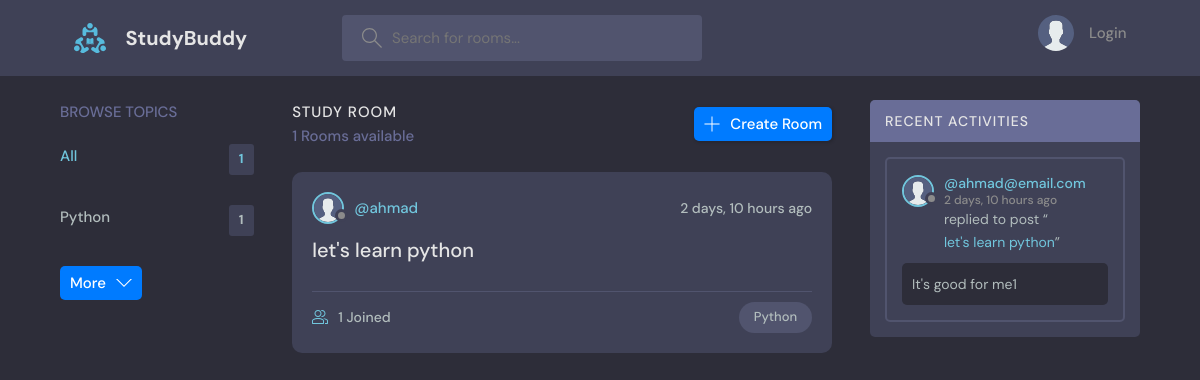
The page / on the database its author committed.
### base/models.py (models this page shows, shortened)
class Topic(models.Model):
    name = models.CharField(max_length=200)

class Room(models.Model):
    host = models.ForeignKey(User, on_delete=models.SET_NULL, null=True)
    topic = models.ForeignKey(Topic, on_delete=models.SET_NULL, null=True)
    name = models.CharField(max_length=200)
    description = models.TextField(null=True, blank=True)
    participants = models.ManyToManyField(User, related_name='participants', blank=True)
    updated = models.DateTimeField(auto_now=True)
    created = models.DateTimeField(auto_now_add=True)
    class Meta:
        ordering = ['-updated', '-created']
    def __str__(self):
        return self.name

class User(AbstractUser):
    name = models.CharField(max_length=200, null=True)
    email = models.EmailField(unique=True, null=True)
    bio = models.TextField(null=True)
    avatar = models.ImageField(null=True, default="avatar.svg")
    USERNAME_FIELD = 'email'
    REQUIRED_FIELDS = []

class Message(models.Model):
    user = models.ForeignKey(User, on_delete=models.CASCADE)
    room = models.ForeignKey(Room, on_delete=models.CASCADE)
    body = models.TextField()
    old_body = models.TextField(null=True, blank=True)
    updated = models.DateTimeField(auto_now=True)
    created = models.DateTimeField(auto_now_add=True)
    class Meta:
        ordering = ['-updated', '-created']
    def __str__(self):
        return self.body[0:50]

### base/views.py (the view)
# urls.py: path('', views.home, name="home"),
def home(request):
    q = request.GET.get('q') if request.GET.get('q') != None else ''
    rooms = Room.objects.filter(
        Q(topic__name__icontains=q) |
        Q(name__icontains=q) |
        Q(description__icontains=q)
        )
    topics = Topic.objects.all()[0:5]
    room_count = rooms.count()
    room_messages = Message.objects.filter(Q(room__topic__name__icontains=q))
    context = {'rooms': rooms, 'topics': topics, 'room_count': room_count, 'room_messages':room_messages}
    return render(request, 'base/home.html', context)

### base/templates/base/home.html (shortened to what this page needs)
{% extends "main.html" %}
{% block content %}
<main class="layout layout--3">
  <div class="container">
    {% include 'base/topics_component.html' %}
    <div class="roomList">
      <div class="roomList__header">
        <div>
          <h2>Study Room</h2>
          <p>{{room_count}} Rooms available</p>
        </div>
        <a class="btn btn--main" href="{% url 'create-room' %}">
          <svg version="1.1" xmlns="http://www.w3.org/2000/svg" width="32" height="32" viewBox="0 0 32 32">
            <title>add</title>
            <path
              d="M16.943 0.943h-1.885v14.115h-14.115v1.885h14.115v14.115h1.885v-14.115h14.115v-1.885h-14.115v-14.115z"
            ></path>
          </svg>
          Create Room
        </a>
      </div>
      {% include 'base/feed_component.html' %}
    </div>
    {% include 'base/activity_component.html' %}
  </div>
</main>
{% endblock %}

### base/templates/base/topics_component.html
<div class="topics">
    <div class="topics__header">
      <h2>Browse Topics</h2>
    </div>
    <ul class="topics__list">
      <li>
        <a href="{% url 'home' %}" class="active">All <span>{{topics.count}}</span></a>
      </li>
      {% for topic in topics %}
      <li>
        <a href="{% url 'home' %}?q={{topic.name}}">{{topic.name}} <span>{{topic.room_set.count}}</span></a>
      </li>
      {% endfor %}
    </ul>
    <a class="btn btn--link" href="{% url 'topics' %}">
      More
      <svg version="1.1" xmlns="http://www.w3.org/2000/svg" width="32" height="32" viewBox="0 0 32 32">
        <title>chevron-down</title>
        <path d="M16 21l-13-13h-3l16 16 16-16h-3l-13 13z"></path>
      </svg>
    </a>
  </div>

### base/templates/base/feed_component.html (shortened to what this page needs)
{% for room in rooms %}
    <div class="roomListRoom">
        <div class="roomListRoom__header">
            <a href="{% url 'user-profile' room.host.id %}" class="roomListRoom__author">
            <div class="avatar avatar--small">
                <img src="{{room.host.avatar.url}}" />
            </div>
            <span>@{{room.host.username}}</span>
            </a>
            <div class="roomListRoom__actions">
            <span>{{room.created|timesince}} ago</span>
            </div>
        </div>
        <div class="roomListRoom__content">
            <a href="{% url 'room' room.id %}">{{room.name}}</a>
        </div>
        <div class="roomListRoom__meta">
            <a href="{% url 'room' room.id %}" class="roomListRoom__joined">
            {{room.participants.all.count}} Joined
            </a>
            <p class="roomListRoom__topic">{{room.topic.name}}</p>
        </div>
    </div>
{% endfor %}

### base/templates/base/activity_component.html (shortened to what this page needs)
<div class="activities">
    <div class="activities__header">
        <h2>Recent Activities</h2>
    </div>
    {% for message in room_messages %}
        <div class="activities__box">
            <div class="activities__boxHeader roomListRoom__header">
                <a href="{% url 'user-profile' message.user.id %}" class="roomListRoom__author">
                <div class="avatar avatar--small">
                    <img src="{{message.user.avatar.url}}" />
                </div>
                <p>
                    @{{message.user}}
                    <span>{{message.created|timesince}} ago</span>
                </p>
                </a>
            </div>
            <div class="activities__boxContent">
                <p>replied to post “<a href="{% url 'room' message.room.id %}">{{message.room}}</a>”</p>
                <div class="activities__boxRoomContent">
                    {{message}}
                </div>
            </div>
        </div>
    {% endfor %}
</div>

### rows shown on the page
Topic: name "Python", room_set.count "1"
Room: host.avatar (placeholder picture), host.username "ahmad", created "2 days, 10 hours", name "let's learn python", participants.all.count "1", topic.name "Python"
Message: user.avatar (placeholder picture), user "ahmad@email.com", created "2 days, 10 hours", room "let's learn python", body "It's good for me1"

### other values the page prints
{{ topics.count }} "1"
{{ room_count }} "1"
